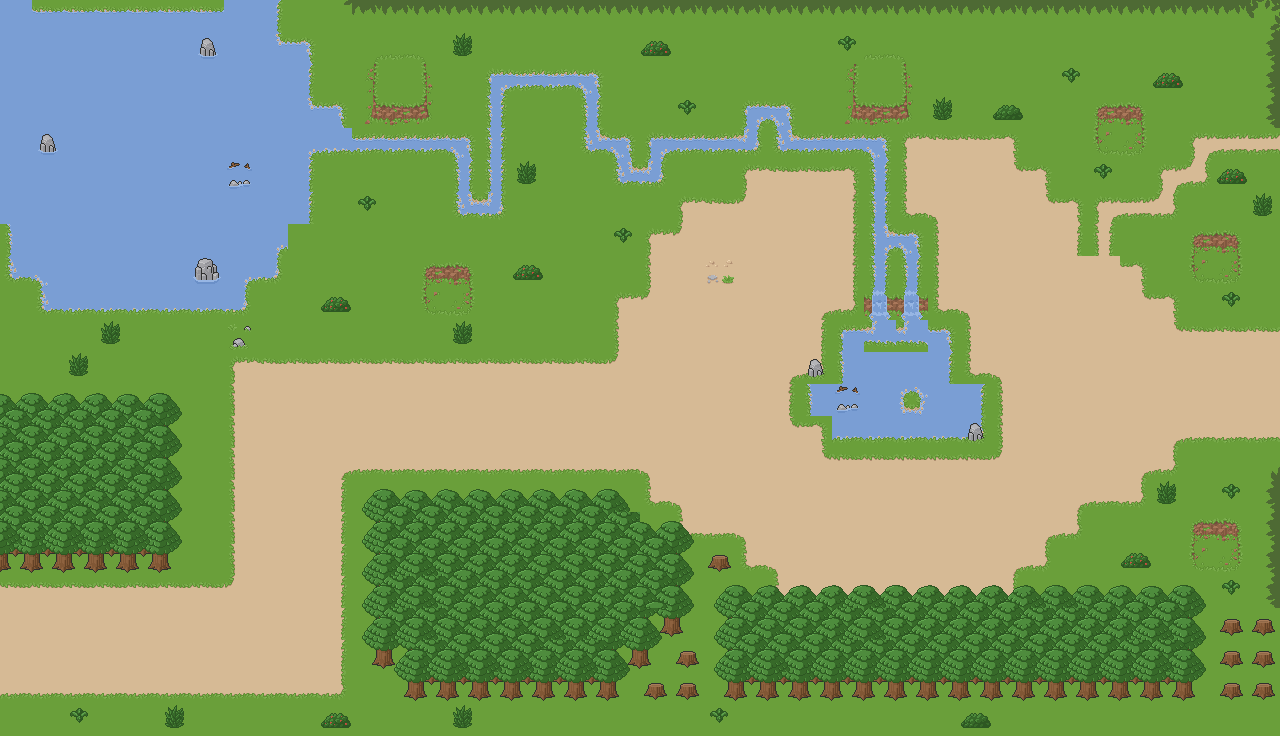

A 2D game scene composited from a Tiled map and its tileset images. What follows is a short description and the map's XML, with every tile layer's data as written:
An orthogonal 40x23 tile map with 32x32 px tiles, 2 tile layers (Tile Layer 1, Tile Layer 2).

<map version="1.2" tiledversion="1.3.2" orientation="orthogonal" renderorder="right-down" compressionlevel="0" width="40" height="23" tilewidth="32" tileheight="32" infinite="0" nextlayerid="3" nextobjectid="1">
 <tileset firstgid="1" source="Forest Tileset.tsx" />
 <layer id="1" name="Tile Layer 1" width="40" height="23">
  <data encoding="csv">
81,62,62,62,62,62,62,81,82,27,27,27,27,27,27,27,27,27,27,27,27,27,27,27,27,27,27,84,27,27,27,27,27,27,27,27,27,27,27,27,
81,81,81,81,81,81,81,81,96,63,27,27,27,27,27,27,27,27,27,27,27,27,27,27,27,27,27,84,27,27,27,27,27,27,27,27,27,27,27,27,
81,81,81,81,81,81,81,81,81,82,27,27,27,27,27,64,65,65,66,27,27,27,27,27,27,27,84,84,84,27,27,27,27,27,27,27,27,27,27,27,
81,81,81,81,81,81,81,81,81,96,63,27,27,27,27,85,27,27,85,27,27,27,27,64,66,27,84,84,84,84,27,27,27,27,27,27,27,27,27,27,
81,81,81,81,81,81,81,81,81,58,59,65,65,65,66,85,84,84,102,66,64,65,65,104,102,65,65,66,4,5,5,6,27,27,27,27,27,7,8,8,
81,81,81,81,81,81,81,81,81,82,27,27,27,27,83,85,27,27,27,102,104,27,27,4,5,5,6,85,22,24,24,39,6,27,27,27,7,47,27,27,
81,81,81,81,81,81,81,81,81,82,27,27,27,27,102,104,27,27,27,27,27,4,5,41,24,24,20,85,42,3,24,24,39,6,7,8,47,27,27,27,
80,81,81,81,81,81,81,81,58,27,27,27,27,27,27,27,27,27,27,27,4,41,24,24,24,24,20,86,66,22,24,24,24,25,26,27,27,27,27,27,
99,60,81,81,81,81,81,58,101,27,27,27,27,27,27,27,27,27,27,27,22,24,24,24,24,24,20,85,85,22,24,24,24,24,24,6,27,27,27,27,
27,99,100,100,100,100,100,101,27,27,27,27,27,27,27,27,27,27,27,4,41,24,24,24,24,1,44,158,158,42,3,24,24,24,24,39,6,27,27,27,
27,27,27,27,27,27,27,27,27,27,27,27,27,27,27,27,27,27,27,22,24,24,24,24,24,25,61,72,72,63,22,24,24,24,24,24,39,5,5,5,
27,27,27,27,27,27,27,4,5,5,5,5,5,5,5,5,5,5,5,41,24,24,24,24,1,44,80,81,81,82,42,3,24,24,24,24,24,24,24,24,
27,27,27,27,27,27,27,23,24,24,24,24,24,24,24,24,24,24,24,24,24,24,24,24,20,80,81,81,93,81,82,22,24,24,24,24,24,24,24,24,
27,27,27,27,27,27,27,23,24,24,24,24,24,24,24,24,24,24,24,24,24,24,24,24,39,6,100,100,100,100,101,22,24,24,24,24,1,43,43,43,
27,27,27,27,27,27,27,23,24,24,1,43,43,43,43,43,43,43,43,43,3,24,24,24,24,39,40,40,40,40,40,41,24,24,24,1,44,27,27,27,
27,27,27,27,27,27,27,23,24,24,25,27,27,27,27,27,27,27,27,27,42,3,24,24,24,24,24,24,24,24,24,24,24,1,43,44,27,27,27,27,
27,27,27,27,27,27,27,23,24,24,25,27,27,27,27,27,27,27,27,27,27,42,43,3,24,24,24,24,24,24,24,24,1,44,27,27,27,27,27,27,
27,27,27,27,27,27,27,23,24,24,25,27,27,27,27,27,27,27,27,27,27,27,27,42,3,24,24,24,24,24,24,1,44,27,27,27,27,27,27,27,
5,5,5,5,5,5,5,41,24,24,25,27,27,27,27,27,27,27,27,27,27,27,27,27,42,43,43,43,43,43,43,44,27,27,27,27,27,27,27,27,
24,24,24,24,24,24,24,24,24,24,25,27,27,27,27,27,27,27,27,27,27,27,27,27,27,27,27,27,27,27,27,27,27,27,27,27,27,27,27,27,
24,24,24,24,24,24,24,24,24,24,25,27,27,27,27,27,27,27,27,27,27,27,27,27,27,27,27,27,27,27,27,27,27,27,27,27,27,27,27,27,
43,43,43,43,43,43,43,43,43,43,44,27,27,27,27,27,27,27,27,27,27,27,27,27,27,27,27,27,27,27,27,27,27,27,27,27,27,27,27,27,
27,27,27,27,27,27,27,27,27,27,27,27,27,27,27,27,27,27,27,27,27,27,27,27,27,27,27,27,27,27,27,27,27,27,27,27,27,27,27,27
</data>
 </layer>
 <layer id="2" name="Tile Layer 2" width="40" height="23">
  <data encoding="csv">
0,0,0,0,0,0,0,0,0,0,190,169,169,169,169,169,169,169,169,169,169,169,169,169,169,169,169,169,169,169,169,169,169,169,169,169,169,169,169,170,
0,0,0,0,0,0,150,0,0,0,0,115,116,117,148,0,0,0,0,0,129,0,0,0,0,0,149,116,117,0,0,0,0,0,0,0,0,0,0,189,
0,0,0,0,0,0,0,0,0,0,0,134,135,136,0,0,0,0,0,0,0,0,0,0,0,0,134,135,136,0,0,0,0,149,0,0,129,0,0,189,
0,0,0,0,0,0,0,0,0,0,0,153,154,155,0,0,0,0,0,0,0,149,0,0,0,0,153,154,155,148,0,130,0,0,118,119,0,0,0,189,
0,150,0,0,0,0,0,0,0,0,0,0,0,0,0,0,0,0,0,0,0,0,0,0,0,0,0,0,0,0,0,0,0,0,137,138,0,0,0,0,
0,0,0,0,0,0,0,114,0,0,0,0,0,0,0,0,148,0,0,0,0,0,0,0,0,0,0,0,0,0,0,0,0,0,149,0,0,0,129,0,
0,0,0,0,0,0,0,0,0,0,0,149,0,0,0,0,0,0,0,0,0,0,0,0,0,0,0,0,0,0,0,0,0,0,0,0,0,0,0,148,
0,0,0,0,0,0,0,0,0,0,0,0,0,0,0,0,0,0,0,149,0,0,0,0,0,0,0,0,0,0,0,0,0,0,0,0,0,118,119,0,
0,0,0,0,0,0,151,0,0,0,0,0,0,118,119,0,129,0,0,0,0,0,19,0,0,0,0,0,0,0,0,0,0,0,0,0,0,137,138,0,
0,0,0,0,0,0,0,0,0,0,129,0,0,137,138,0,0,0,0,0,0,0,0,0,0,0,0,0,0,0,0,0,0,0,0,0,0,0,149,0,
0,0,0,148,0,0,0,76,0,0,0,0,0,0,148,0,0,0,0,0,0,0,0,0,0,0,0,0,0,0,0,0,0,0,0,0,0,0,0,0,
0,0,148,0,0,0,0,0,0,0,0,0,0,0,0,0,0,0,0,0,0,0,0,0,0,95,0,0,0,0,0,0,0,0,0,0,0,0,0,0,
180,179,179,179,180,181,0,0,0,0,0,0,0,0,0,0,0,0,0,0,0,0,0,0,0,0,114,0,0,0,0,0,0,0,0,0,0,0,0,0,
199,198,199,198,199,200,0,0,0,0,0,0,0,0,0,0,0,0,0,0,0,0,0,0,0,0,0,0,0,0,95,0,0,0,0,0,0,0,0,0,
199,198,198,198,199,200,0,0,0,0,0,0,0,0,0,0,0,0,0,0,0,0,0,0,0,0,0,0,0,0,0,0,0,0,0,0,0,0,0,171,
199,198,199,199,199,200,0,0,0,0,0,182,179,180,180,180,180,180,180,183,0,0,0,0,0,0,0,0,0,0,0,0,0,0,0,0,148,0,149,189,
218,217,218,218,218,219,0,0,0,0,0,197,198,198,198,198,198,198,198,199,180,181,0,0,0,0,0,0,0,0,0,0,0,0,0,0,0,118,119,189,
236,236,236,236,237,238,0,0,0,0,0,216,217,218,198,198,198,199,199,198,199,200,128,0,0,0,0,0,0,0,0,0,0,0,0,129,0,137,138,189,
0,0,0,0,0,0,0,0,0,0,0,197,217,218,198,198,199,199,198,198,199,200,178,179,179,179,255,256,179,179,179,179,256,256,179,179,180,181,149,189,
0,0,0,0,0,0,0,0,0,0,0,216,217,218,199,199,199,218,217,217,275,238,197,198,199,198,217,218,198,198,198,198,198,198,198,217,218,200,128,128,
0,0,0,0,0,0,0,0,0,0,0,235,274,217,218,218,218,217,218,275,238,128,197,217,218,217,217,217,217,217,217,217,217,217,217,217,218,219,128,128,
0,0,0,0,0,0,0,0,0,0,0,0,235,236,237,236,237,236,237,238,128,128,235,236,236,236,236,236,236,236,236,236,236,236,236,236,236,238,128,128,
0,0,149,0,0,148,0,0,0,0,129,0,0,0,148,0,0,0,0,0,0,0,149,0,0,0,0,0,0,0,130,0,0,0,0,0,0,0,0,0
</data>
 </layer>
</map>
